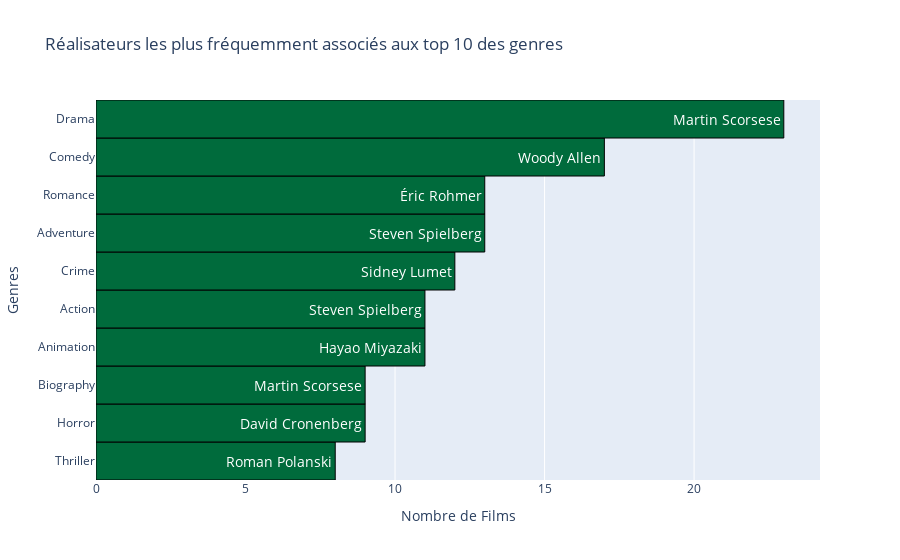

The cell this chart's notebook holds for it:
### Markdown cell above
- On veut afficher quels réalisateurs ont réalisés le plus de films pour chaque genre.

### Code cell
directors_by_genre = df.explode('titre_genres').groupby(['person_name', 'titre_genres']).size().reset_index(name='count')
top_directors_by_genre = directors_by_genre.sort_values('count', ascending=False).drop_duplicates('titre_genres')[:10][::-1]

fig = go.Figure(data=[
    go.Bar(
        x=top_directors_by_genre['count'],
        y=top_directors_by_genre['titre_genres'],
        orientation='h',
        marker=dict(
            color='#006b3c',
            line=dict(
                color='black',
                width=1
            )
        ),
        text=top_directors_by_genre['person_name'],
        textposition='auto',
        width=1,
        textfont=dict(
            size=14,
            color='white'
        )
    )
])

fig.update_layout(
    title='Réalisateurs les plus fréquemment associés aux top 10 des genres',
    xaxis_title='Nombre de Films',
    yaxis_title='Genres'
)

fig.show()

### Figure 1 — Plotly figure (JSON) as saved in the notebook; plotly's stock layout.template omitted (floating-point values rounded to 4 significant figures)
{"data": [{"marker": {"color": "#006b3c", "line": {"color": "black", "width": 1}}, "orientation": "h", "text": ["Roman Polanski", "David Cronenberg", "Martin Scorsese", "Hayao Miyazaki", "Steven Spielberg", "Sidney Lumet", "Steven Spielberg", "Éric Rohmer", "Woody Allen", "Martin Scorsese"], "textfont": {"color": "white", "size": 14}, "textposition": "auto", "type": "bar", "width": 1, "x": [8, 9, 9, 11, 11, 12, 13, 13, 17, 23], "y": ["Thriller", "Horror", "Biography", "Animation", "Action", "Crime", "Adventure", "Romance", "Comedy", "Drama"]}], "layout": {"title": {"text": "Réalisateurs les plus fréquemment associés aux top 10 des genres"}, "xaxis": {"title": {"text": "Nombre de Films"}}, "yaxis": {"title": {"text": "Genres"}}}}
